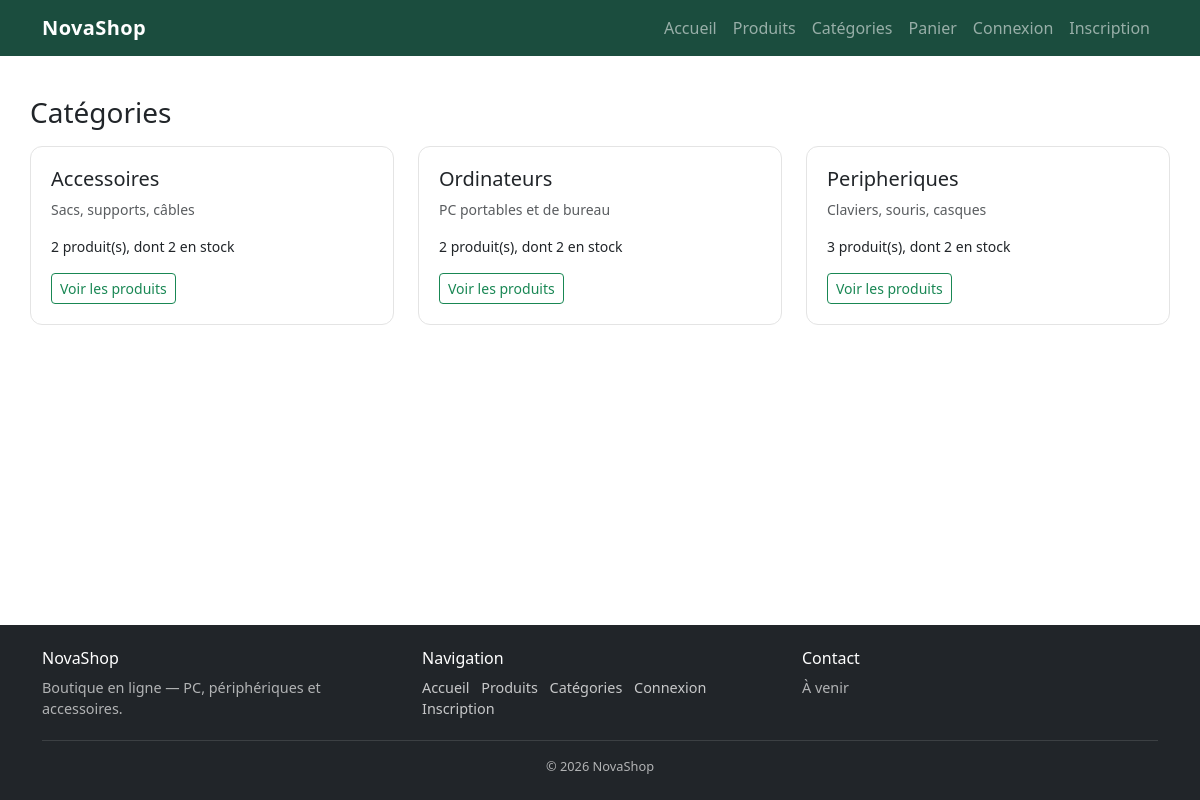
/categories.php, run on the app's committed database.
### tables this page shows
CREATE TABLE categories (
    id INT UNSIGNED AUTO_INCREMENT PRIMARY KEY,
    nom VARCHAR(100) NOT NULL,
    description VARCHAR(255) DEFAULT NULL
);

### includes/functions.php (called while the page is built, shortened)
<?php
function e(?string $value): string
{
    return htmlspecialchars($value ?? '', ENT_QUOTES, 'UTF-8');
}

### categories.php (the view, shortened to what this page needs)
<?php
require_once __DIR__ . '/includes/functions.php';
require_once __DIR__ . '/config/database.php';
$stmt = $pdo->prepare(
    'SELECT c.id, c.nom, c.description,
            COUNT(p.id) AS nb_produits,
            SUM(CASE WHEN p.stock > 0 THEN 1 ELSE 0 END) AS nb_en_stock
     FROM categories c
     LEFT JOIN products p ON p.category_id = c.id AND p.actif = 1
     GROUP BY c.id, c.nom, c.description
     ORDER BY c.nom'
);
$stmt->execute();
$categories = $stmt->fetchAll();
require __DIR__ . '/includes/header.php';
?>
<h1 class="h3 mb-3">Catégories</h1>
<div class="row g-3 g-lg-4">
    <?php foreach ($categories as $categorie): ?>
        <div class="col-12 col-md-6 col-lg-4">
            <article class="info-card">
                <h2 class="h5"><?= e($categorie['nom']) ?></h2>
                <p class="text-muted small"><?= e((string) $categorie['description']) ?></p>
                <p class="mb-3 small">
                    <?= e((string) $categorie['nb_produits']) ?> produit(s),
                    dont <?= e((string) (int) $categorie['nb_en_stock']) ?> en stock
                </p>
                <a class="btn btn-outline-success btn-sm" href="<?= e(BASE_URL) ?>/produits.php?category_id=<?= e((string) $categorie['id']) ?>">
                    Voir les produits
                </a>
            </article>
        </div>
    <?php endforeach; ?>
</div>
<?php require __DIR__ . '/includes/footer.php'; ?>

### public/css/style.css (style rules this page uses)
.info-card { height: 100%; border: 1px solid #e4e4e4; border-radius: 0.75rem; padding: 1.25rem; background: #fff; }

### data on the page
categories: nom "Accessoires", description "Sacs, supports, câbles", nb_produits "2", nb_en_stock "2"
categories: nom "Ordinateurs", description "PC portables et de bureau", nb_produits "2", nb_en_stock "2"
categories: nom "Peripheriques", description "Claviers, souris, casques", nb_produits "3", nb_en_stock "2"
